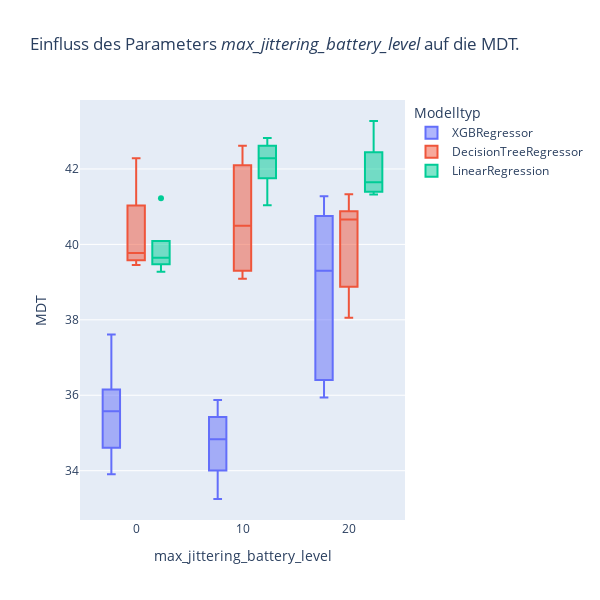
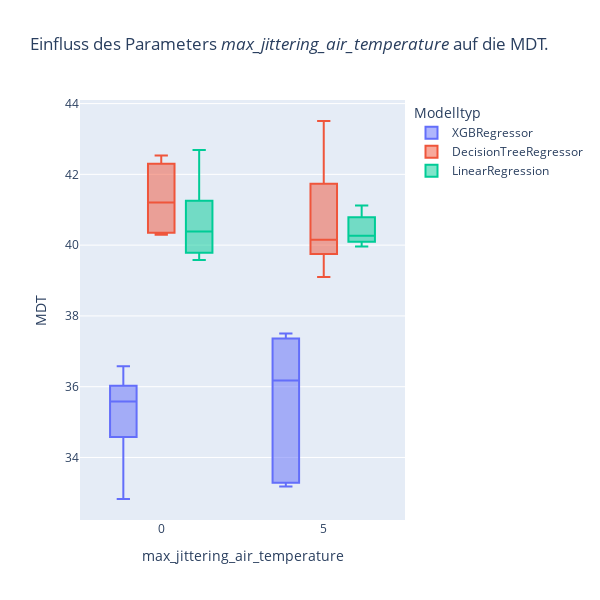
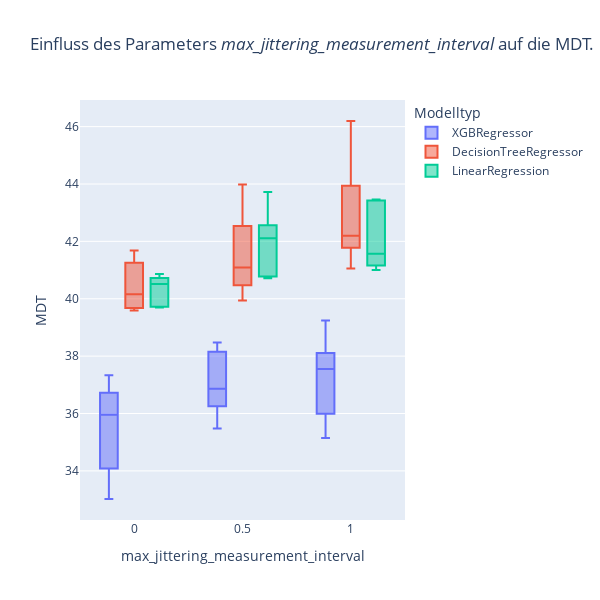

Notebook cell for these charts, in order:
### Code cell
for reg_exp, (param, param_bool, param_values) in reg_experiments.items():
    reg_exp_results = load_exp_results(reg_exp)
    if reg_exp_results is not None:
        try:
            fig = px.box(
                reg_exp_results,
                x=f"params.{param}",
                y="metrics.mdt",
                color="params.model_class",
                title=f"Einfluss des Parameters <i>{params_to_better_params[param]}</i> auf die MDT.",
                width=600,
                height=600,
            )
            fig.update_yaxes(title="MDT")
            fig.update_xaxes(title=params_to_better_params[param])
            fig.update_layout(legend_title="Modelltyp")
            fig.show()

            medians = {}
            for model_class, model_group in reg_exp_results.groupby(
                by="params.model_class"
            ):
                medians[model_class] = {}
                for param_value, param_group in model_group.groupby(
                    by=f"params.{param}"
                ):
                    medians[model_class][param_value] = param_group[
                        "metrics.mdt"
                    ].median()
            print(medians)
            medians_df = pd.DataFrame(medians).T
            pd.options.display.float_format = "{:.1f}".format
            print(medians_df)

        except ValueError:
            print(f"{reg_exp} does not seem to be finished.")
            raise

### Figure 1 — Plotly figure (JSON) as saved in the notebook; plotly's stock layout.template omitted (floating-point values rounded to 4 significant figures)
{"data": [{"alignmentgroup": "True", "hovertemplate": "params.model_class=XGBRegressor<br>params.max_noise=%{x}<br>metrics.mdt=%{y}<extra></extra>", "legendgroup": "XGBRegressor", "marker": {"color": "#636efa"}, "name": "XGBRegressor", "notched": false, "offsetgroup": "XGBRegressor", "orientation": "v", "showlegend": true, "type": "box", "x": [20, 10, 0, 20, 10, 0, 20, 10, 0, 20, 10, 0, 20, 10, 0], "x0": " ", "xaxis": "x", "y": [39.3, 34.26, 35.66, 41.27, 35.27, 35.58, 35.94, 33.25, 33.9, 40.58, 35.87, 34.85, 36.55, 34.84, 37.61], "y0": " ", "yaxis": "y"}, {"alignmentgroup": "True", "hovertemplate": "params.model_class=DecisionTreeRegressor<br>params.max_noise=%{x}<br>metrics.mdt=%{y}<extra></extra>", "legendgroup": "DecisionTreeRegressor", "marker": {"color": "#EF553B"}, "name": "DecisionTreeRegressor", "notched": false, "offsetgroup": "DecisionTreeRegressor", "orientation": "v", "showlegend": true, "type": "box", "x": [20, 10, 0, 20, 10, 0, 20, 10, 0, 20, 10, 0, 20, 10, 0], "x0": " ", "xaxis": "x", "y": [39.15, 41.92, 39.45, 40.66, 40.49, 39.77, 40.73, 39.37, 39.62, 38.06, 39.09, 40.61, 41.33, 42.62, 42.28], "y0": " ", "yaxis": "y"}, {"alignmentgroup": "True", "hovertemplate": "params.model_class=LinearRegression<br>params.max_noise=%{x}<br>metrics.mdt=%{y}<extra></extra>", "legendgroup": "LinearRegression", "marker": {"color": "#00cc96"}, "name": "LinearRegression", "notched": false, "offsetgroup": "LinearRegression", "orientation": "v", "showlegend": true, "type": "box", "x": [20, 10, 0, 20, 10, 0, 20, 10, 0, 20, 10, 0, 20, 10, 0], "x0": " ", "xaxis": "x", "y": [42.17, 41.99, 39.28, 41.32, 42.55, 39.54, 41.65, 42.82, 41.22, 41.42, 41.04, 39.71, 43.27, 42.28, 39.65], "y0": " ", "yaxis": "y"}], "layout": {"boxmode": "group", "height": 600, "legend": {"title": {"text": "Modelltyp"}, "tracegroupgap": 0}, "title": {"text": "Einfluss des Parameters <i>max_jittering_battery_level</i> auf die MDT."}, "width": 600, "xaxis": {"anchor": "y", "domain": [0, 1], "title": {"text": "max_jittering_battery_level"}}, "yaxis": {"anchor": "x", "domain": [0, 1], "title": {"text": "MDT"}}}}

### Figure 2 — Plotly figure (JSON) as saved in the notebook; plotly's stock layout.template omitted (floating-point values rounded to 4 significant figures)
{"data": [{"alignmentgroup": "True", "hovertemplate": "params.model_class=XGBRegressor<br>params.max_noise_temperature=%{x}<br>metrics.mdt=%{y}<extra></extra>", "legendgroup": "XGBRegressor", "marker": {"color": "#636efa"}, "name": "XGBRegressor", "notched": false, "offsetgroup": "XGBRegressor", "orientation": "v", "showlegend": true, "type": "box", "x": [5, 0, 5, 0, 5, 0, 5, 0, 5, 0], "x0": " ", "xaxis": "x", "y": [33.18, 36.58, 36.18, 35.84, 37.5, 35.16, 33.33, 32.83, 37.31, 35.58], "y0": " ", "yaxis": "y"}, {"alignmentgroup": "True", "hovertemplate": "params.model_class=DecisionTreeRegressor<br>params.max_noise_temperature=%{x}<br>metrics.mdt=%{y}<extra></extra>", "legendgroup": "DecisionTreeRegressor", "marker": {"color": "#EF553B"}, "name": "DecisionTreeRegressor", "notched": false, "offsetgroup": "DecisionTreeRegressor", "orientation": "v", "showlegend": true, "type": "box", "x": [5, 0, 5, 0, 5, 0, 5, 0, 5, 0], "x0": " ", "xaxis": "x", "y": [43.51, 40.37, 40.15, 41.21, 39.96, 42.53, 39.1, 42.22, 41.15, 40.29], "y0": " ", "yaxis": "y"}, {"alignmentgroup": "True", "hovertemplate": "params.model_class=LinearRegression<br>params.max_noise_temperature=%{x}<br>metrics.mdt=%{y}<extra></extra>", "legendgroup": "LinearRegression", "marker": {"color": "#00cc96"}, "name": "LinearRegression", "notched": false, "offsetgroup": "LinearRegression", "orientation": "v", "showlegend": true, "type": "box", "x": [5, 0, 5, 0, 5, 0, 5, 0, 5, 0], "x0": " ", "xaxis": "x", "y": [40.27, 39.58, 41.12, 39.85, 40.68, 40.39, 40.14, 40.77, 39.96, 42.69], "y0": " ", "yaxis": "y"}], "layout": {"boxmode": "group", "height": 600, "legend": {"title": {"text": "Modelltyp"}, "tracegroupgap": 0}, "title": {"text": "Einfluss des Parameters <i>max_jittering_air_temperature</i> auf die MDT."}, "width": 600, "xaxis": {"anchor": "y", "domain": [0, 1], "title": {"text": "max_jittering_air_temperature"}}, "yaxis": {"anchor": "x", "domain": [0, 1], "title": {"text": "MDT"}}}}

### Figure 3 — Plotly figure (JSON) as saved in the notebook; plotly's stock layout.template omitted (floating-point values rounded to 4 significant figures)
{"data": [{"alignmentgroup": "True", "hovertemplate": "params.model_class=XGBRegressor<br>params.random_max_time_warp_percent=%{x}<br>metrics.mdt=%{y}<extra></extra>", "legendgroup": "XGBRegressor", "marker": {"color": "#636efa"}, "name": "XGBRegressor", "notched": false, "offsetgroup": "XGBRegressor", "orientation": "v", "showlegend": true, "type": "box", "x": [1, 0.5, 0, 1, 0.5, 0, 1, 0.5, 0, 1, 0.5, 0, 1, 0.5, 0], "x0": " ", "xaxis": "x", "y": [37.73, 36.51, 35.95, 35.15, 38.48, 36.52, 39.24, 36.87, 33.02, 37.55, 35.48, 34.44, 36.27, 38.04, 37.34], "y0": " ", "yaxis": "y"}, {"alignmentgroup": "True", "hovertemplate": "params.model_class=DecisionTreeRegressor<br>params.random_max_time_warp_percent=%{x}<br>metrics.mdt=%{y}<extra></extra>", "legendgroup": "DecisionTreeRegressor", "marker": {"color": "#EF553B"}, "name": "DecisionTreeRegressor", "notched": false, "offsetgroup": "DecisionTreeRegressor", "orientation": "v", "showlegend": true, "type": "box", "x": [1, 0.5, 0, 1, 0.5, 0, 1, 0.5, 0, 1, 0.5, 0, 1, 0.5, 0], "x0": " ", "xaxis": "x", "y": [41.05, 43.98, 41.12, 43.19, 39.94, 39.7, 42.2, 40.64, 41.68, 42.02, 42.06, 40.16, 46.2, 41.09, 39.59], "y0": " ", "yaxis": "y"}, {"alignmentgroup": "True", "hovertemplate": "params.model_class=LinearRegression<br>params.random_max_time_warp_percent=%{x}<br>metrics.mdt=%{y}<extra></extra>", "legendgroup": "LinearRegression", "marker": {"color": "#00cc96"}, "name": "LinearRegression", "notched": false, "offsetgroup": "LinearRegression", "orientation": "v", "showlegend": true, "type": "box", "x": [1, 0.5, 0, 1, 0.5, 0, 1, 0.5, 0, 1, 0.5, 0, 1, 0.5, 0], "x0": " ", "xaxis": "x", "y": [41.0, 40.72, 40.86, 43.41, 42.18, 40.68, 43.46, 43.72, 40.52, 41.22, 40.8, 39.73, 41.57, 42.11, 39.7], "y0": " ", "yaxis": "y"}], "layout": {"boxmode": "group", "height": 600, "legend": {"title": {"text": "Modelltyp"}, "tracegroupgap": 0}, "title": {"text": "Einfluss des Parameters <i>max_jittering_measurement_interval</i> auf die MDT."}, "width": 600, "xaxis": {"anchor": "y", "domain": [0, 1], "title": {"text": "max_jittering_measurement_interval"}}, "yaxis": {"anchor": "x", "domain": [0, 1], "title": {"text": "MDT"}}}}
